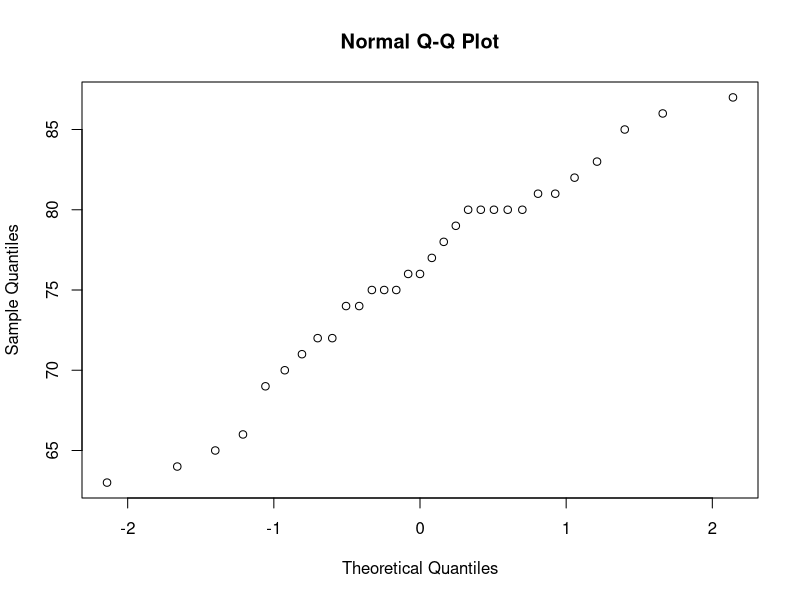
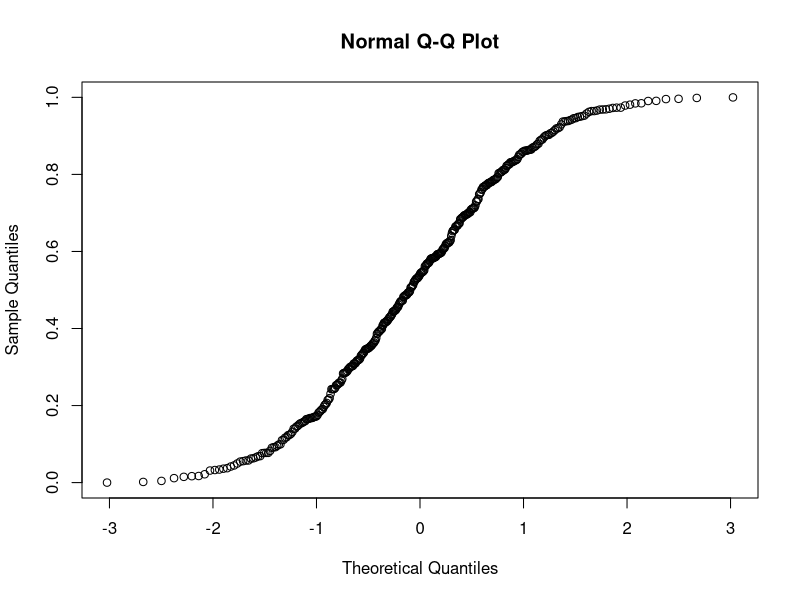
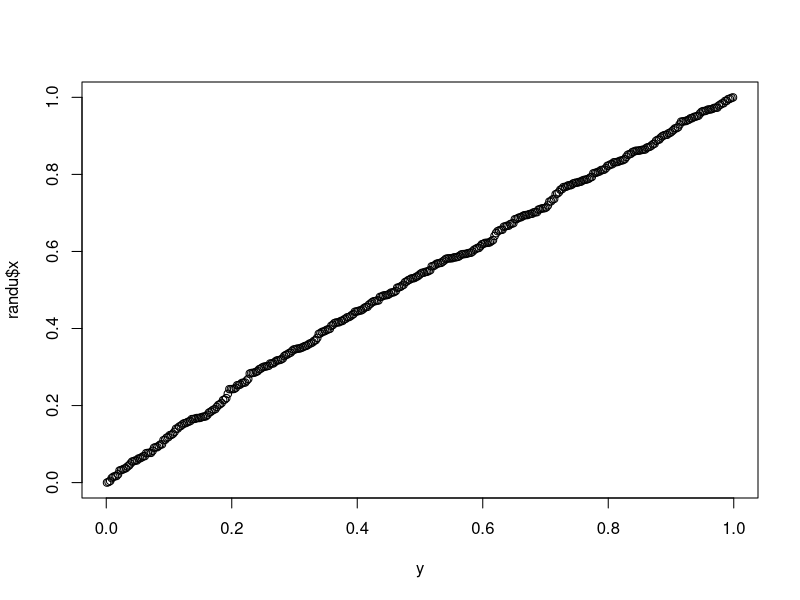
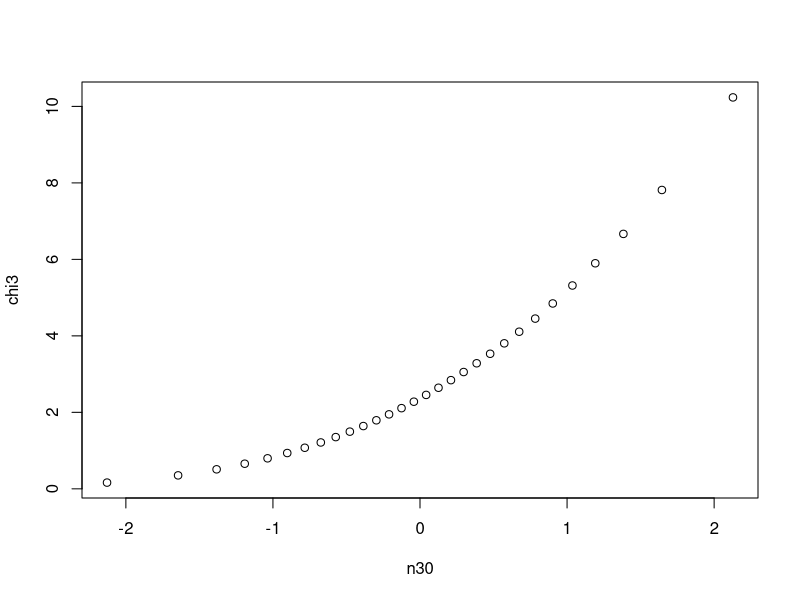
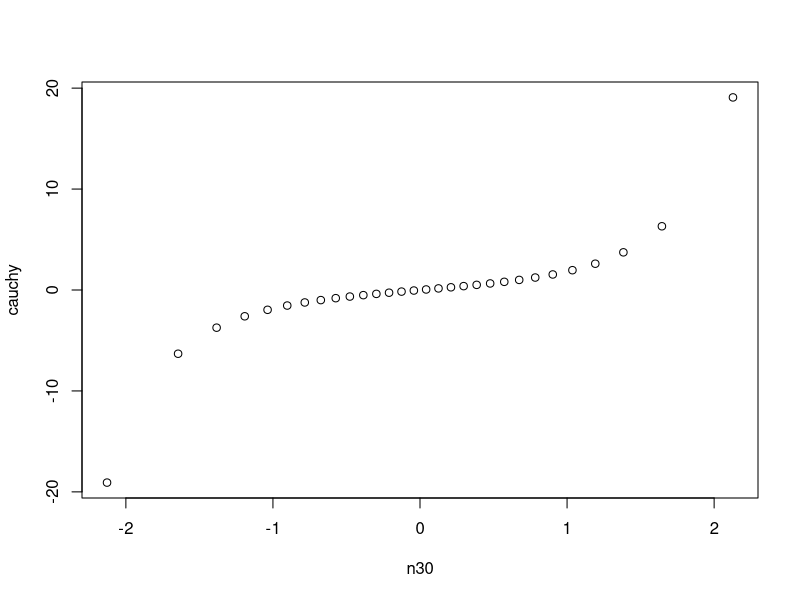
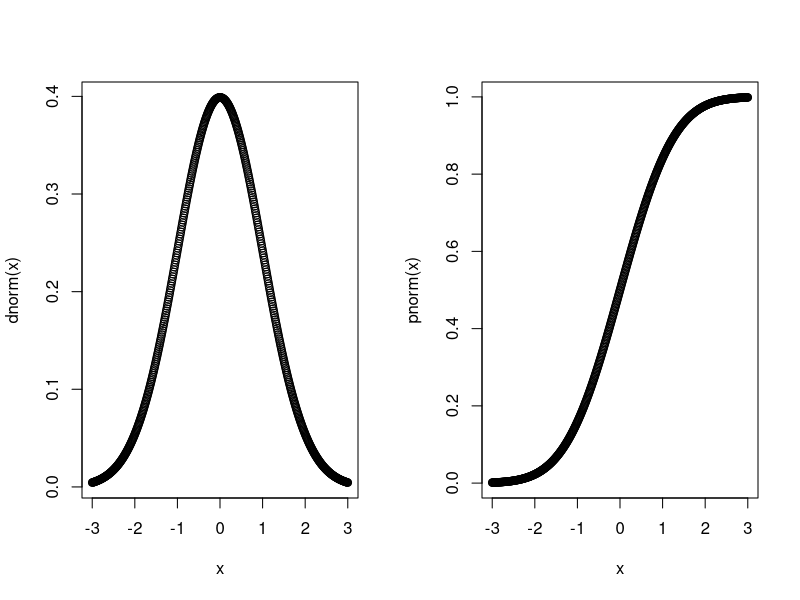
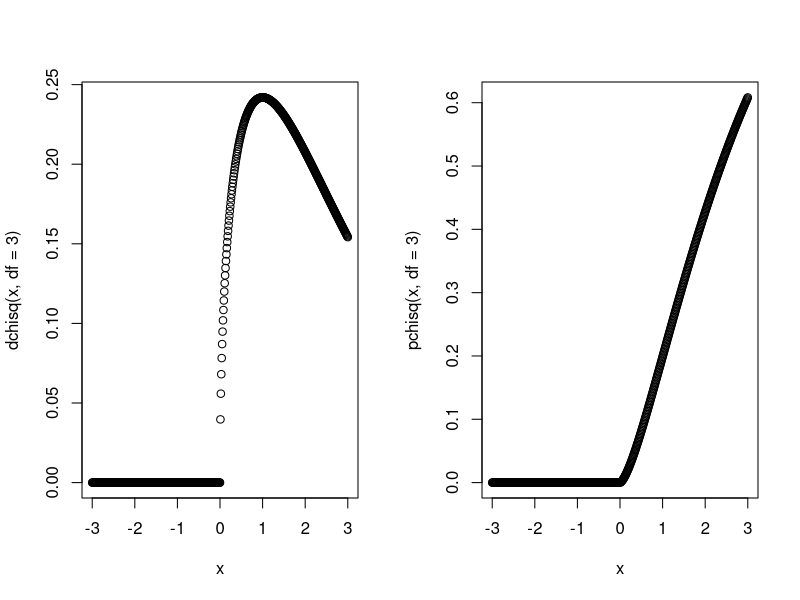
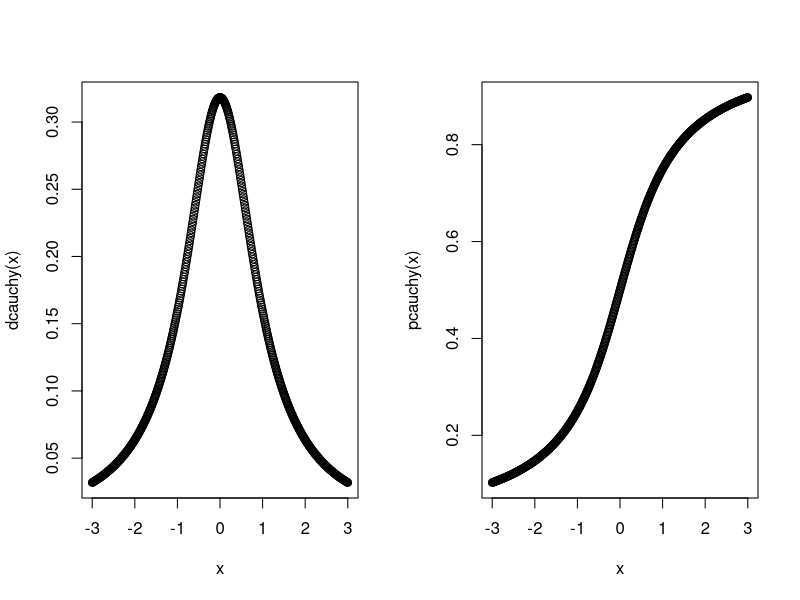

Here is the R script that generated these plots, in order:
s <- seq(0.01,0.99,0.01)
s

qn <- qnorm(s)
qn

sf <- data.frame(p = s, q = qn)
sf

sample <- rnorm(200)
sample

quantile(sample, probs = s)

# qqnorm
par(mfrow=c(1,1))
trees
qqnorm(trees$Height)

qqnorm(randu$x)

# qqplot
randu
n <- length(randu$x)
n
y <- qunif(ppoints(n))
y
qqplot(y,randu$x)

chi3 <- qchisq(ppoints(30),df=3)
n30 <- qnorm(ppoints(30))
qqplot(n30,chi3)

cauchy <- qcauchy(ppoints(30))
qqplot(n30,cauchy)

par(mfrow=c(1,2))
x <- seq(-3,3,0.01)
plot(x,dnorm(x))
plot(x,pnorm(x))

plot(x,dchisq(x,df=3))
plot(x,pchisq(x,df=3))

plot(x,dcauchy(x))
plot(x,pcauchy(x))
